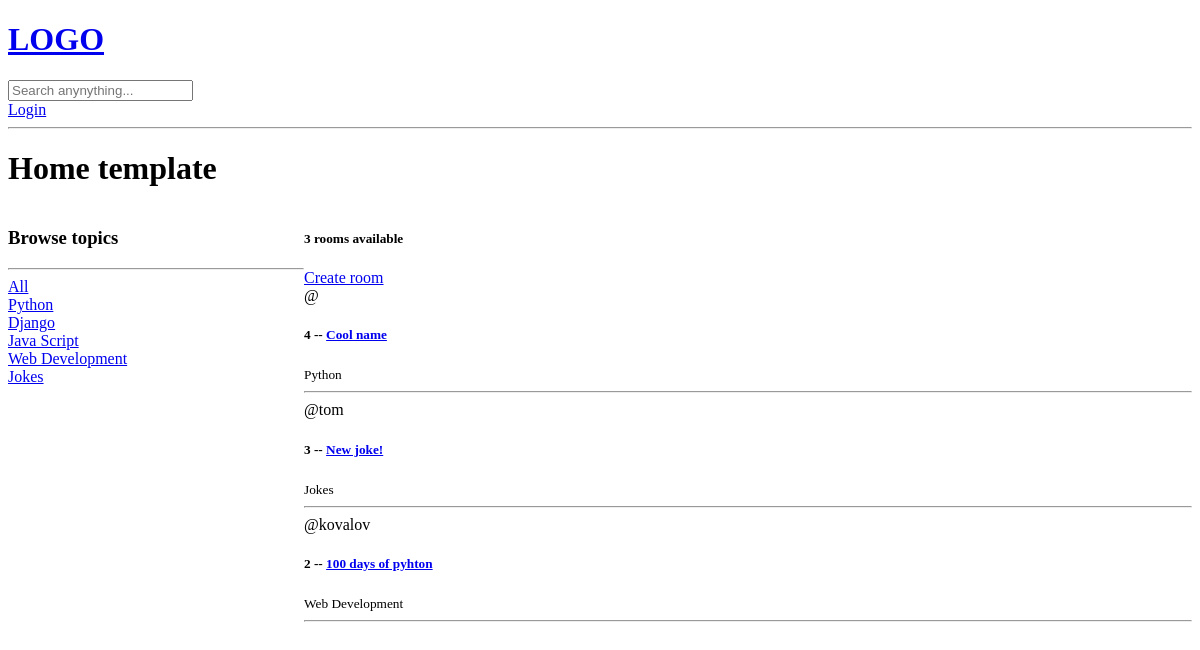
The app's page /, older data.
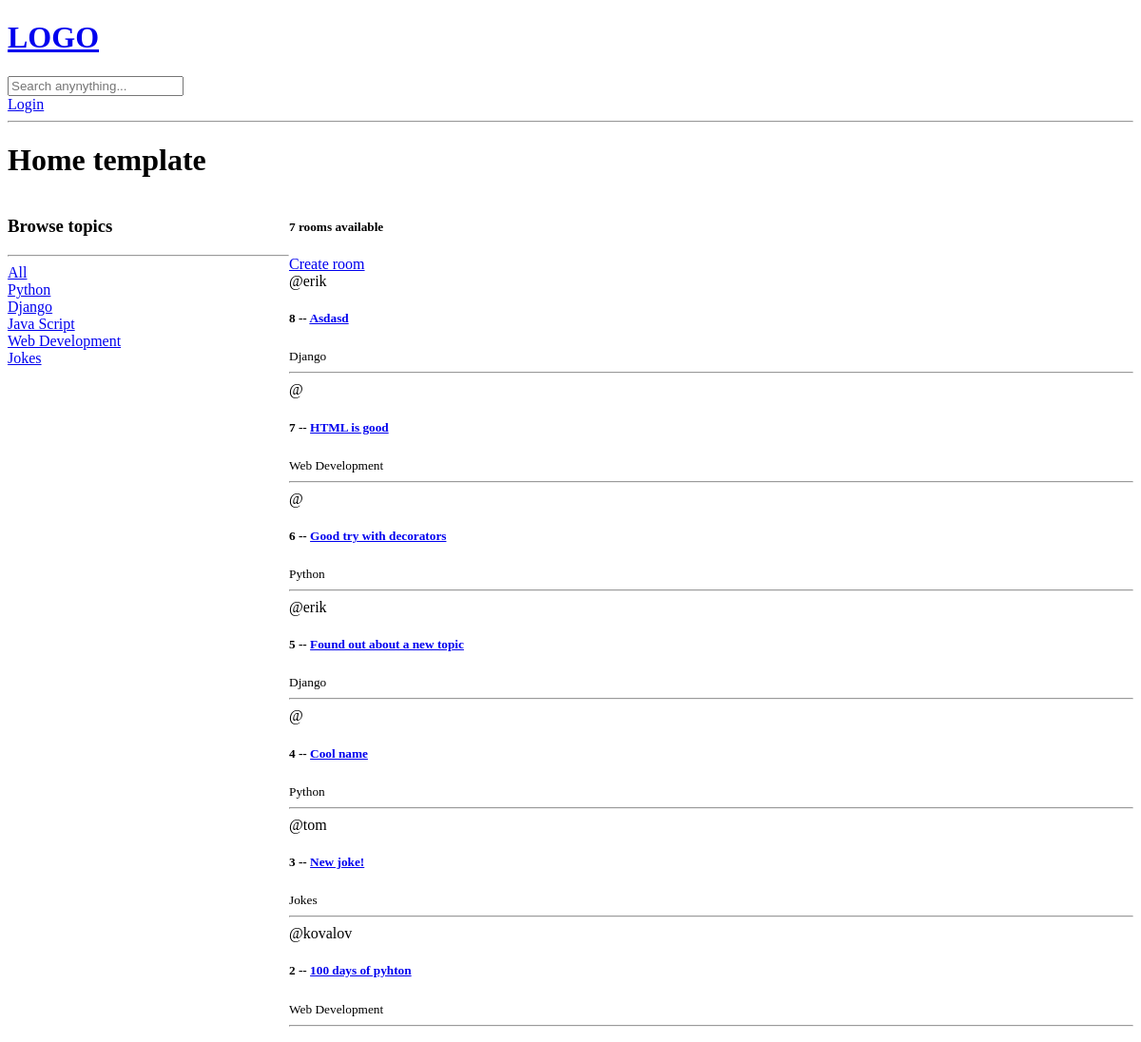
The same page, newer data.
### base/models.py (models this page shows, shortened)
class Topic(models.Model):
    name = models.CharField(max_length=200)

class Room(models.Model):
    host = models.ForeignKey(User, on_delete=models.SET_NULL, null=True)
    topic = models.ForeignKey(Topic, on_delete=models.SET_NULL, null= True)
    name = models.CharField(max_length=200, verbose_name="Room name")
    description = models.TextField(max_length=600, null=True, blank=True)
    updated = models.DateTimeField(auto_now=True)
    created = models.DateTimeField(auto_now_add=True)
    class Meta:
        ordering = ['-updated', '-created']

### base/views.py (the view)
# urls.py: path('', views.home, name="home-page"),
def home(request):
    q = request.GET.get('q') if request.GET.get('q') is not None else ''
    rooms = models.Room.objects.filter(
        Q(topic__name__contains=q) |
        Q(name__icontains=q) |
        Q(description__icontains=q)
    )
    topics = models.Topic.objects.all()
    room_count = rooms.count()
    context = {
        'rooms': rooms,
        'topics': topics,
        'room_count': room_count,
    }
    return render(request, 'base/home.html', context=context)

### base/templates/base/home.html (shortened to what this page needs)
{% extends 'main.html' %} {% block content %}
<h1>Home template</h1>
<div class="home-container">
  <div>
    <h3>Browse topics</h3>
    <hr />
    <div>
      <a href="{% url 'home-page' %}">All</a>
    </div>
    {% for topic in topics%}
    <div>
      <a href="{% url 'home-page' %}?q={{topic.name}} ">{{topic.name}}</a>
    </div>
    {% endfor %}
  </div>
  <div>
    <h5>{{room_count}} rooms available</h5>
    <a href="{% url 'create-room' %}">Create room</a>
    <div>
      {% for room in rooms %}
      <div>
        <span>@{{room.host.username}}</span>
        <h5>
          {{room.id}} --
          <a href="{% url 'room-page' room.id %}">{{room.name}}</a>
        </h5>
        <small>{{room.topic.name}}</small>
        <hr />
      </div>
      {% endfor %}
    </div>
  </div>
</div>
{% endblock content %}

### templates/main.html (shortened to what this page needs)
<!DOCTYPE html>
<html lang="en">
  <head>
  </head>
  <body>
    {% include 'navbar.html' %}  {% block content %} {% endblock %}
  </body>
</html>

### templates/navbar.html
<a href="/"><h1>LOGO</h1></a>
<form method="GET" action="{% url 'home-page' %}">
  <input type="text" name="q" placeholder="Search anynything..." />
</form>
{% if request.user.is_authenticated %}
<p>Hello {{request.user}}</p>
<a href="{% url 'logout-page' %}">Logout</a>
{% else %}
<a href="{% url 'login-page' %}">Login</a>
{% endif %}
<hr />

### base/templates/base/home.html (style rules this page uses)
.home-container { display: grid; grid-template-columns: 1fr 3fr; }

Row changes from the older to the newer data that the page shows:
added Room: host.username "erik", id "8", name "Asdasd", topic.name "Django"
added Room: id "7", name "HTML is good", topic.name "Web Development"
added Room: id "6", name "Good try with decorators", topic.name "Python"
added Room: host.username "erik", id "5", name "Found out about a new topic", topic.name "Django"
Text that changed along with them:
{{ room_count }}: "3" → "7"
